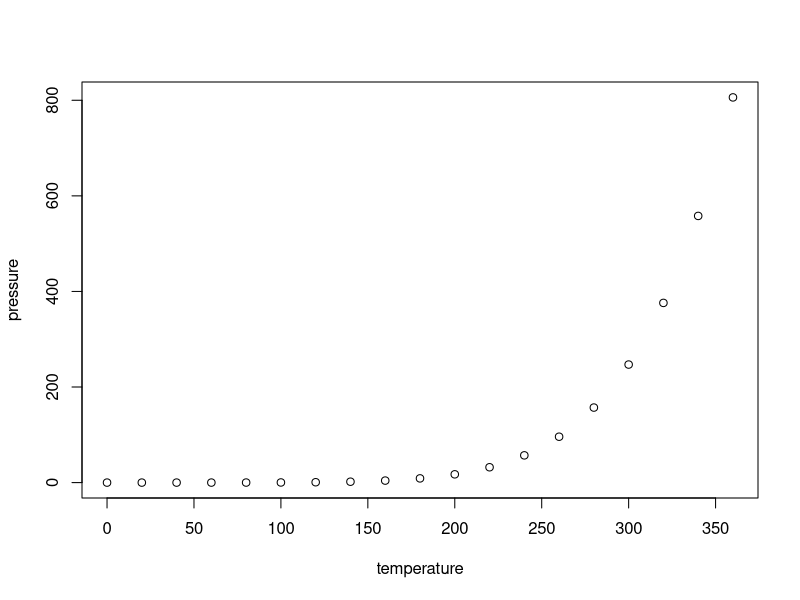
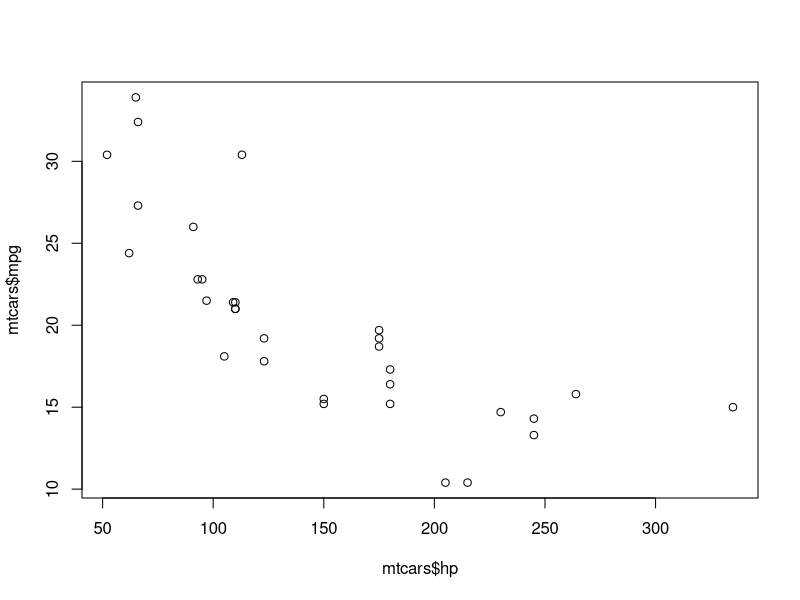
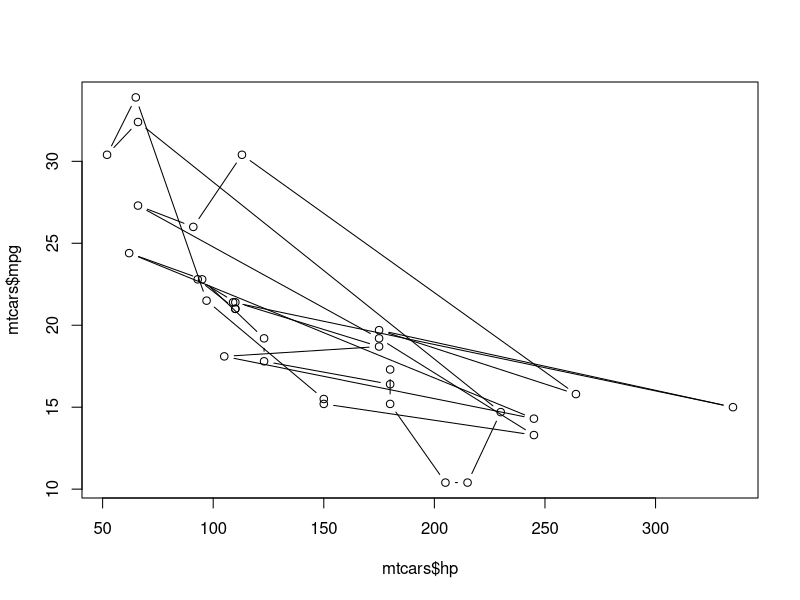
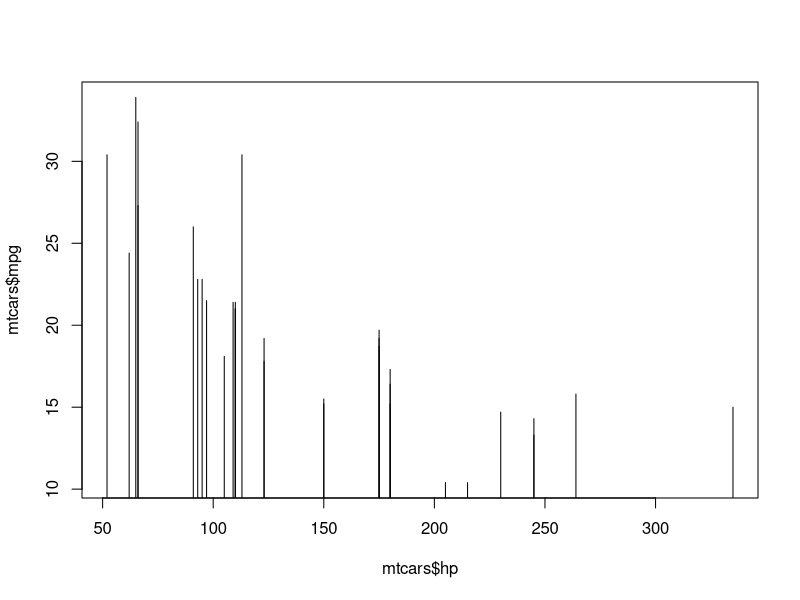
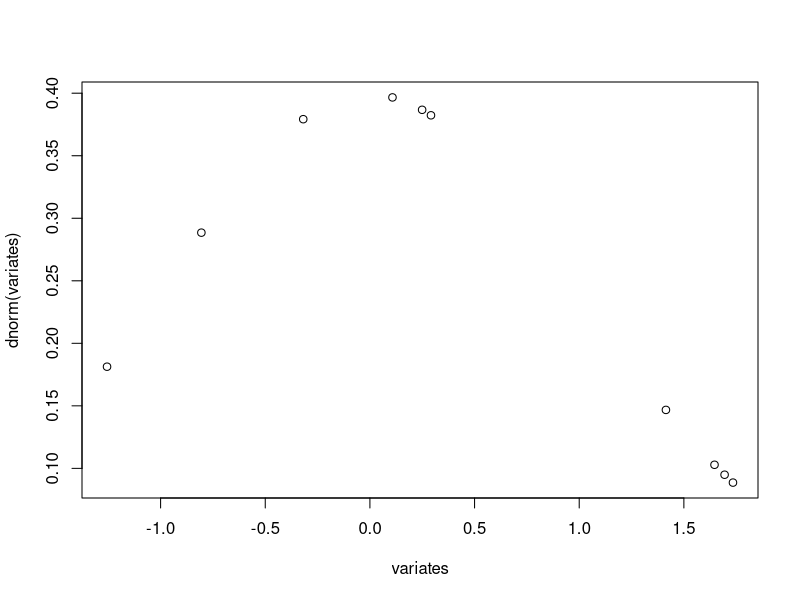
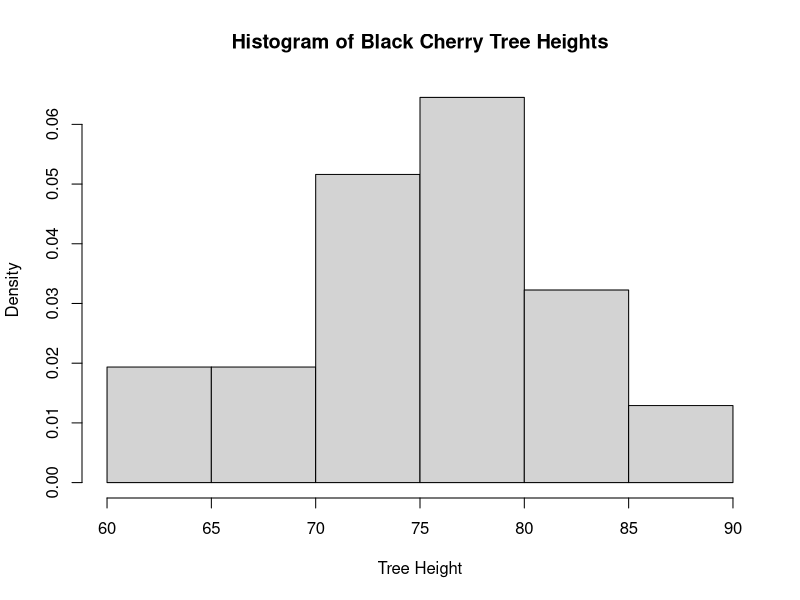
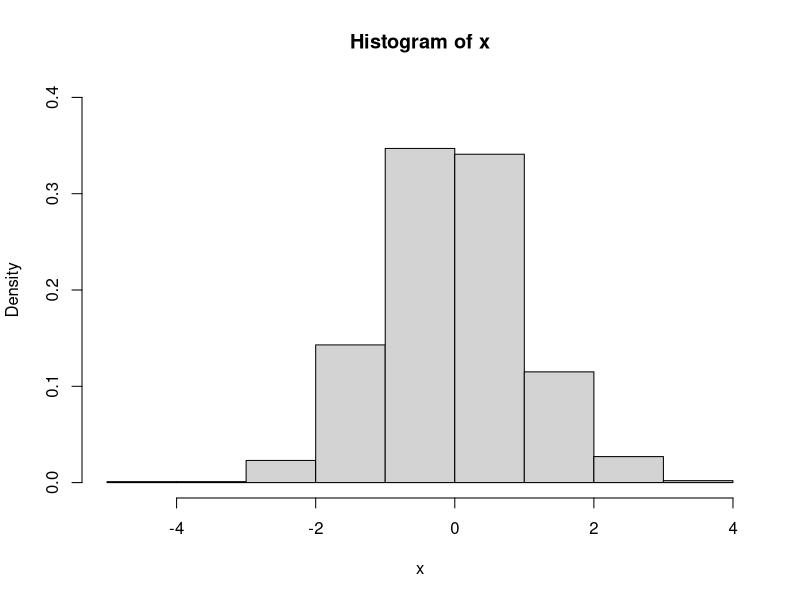
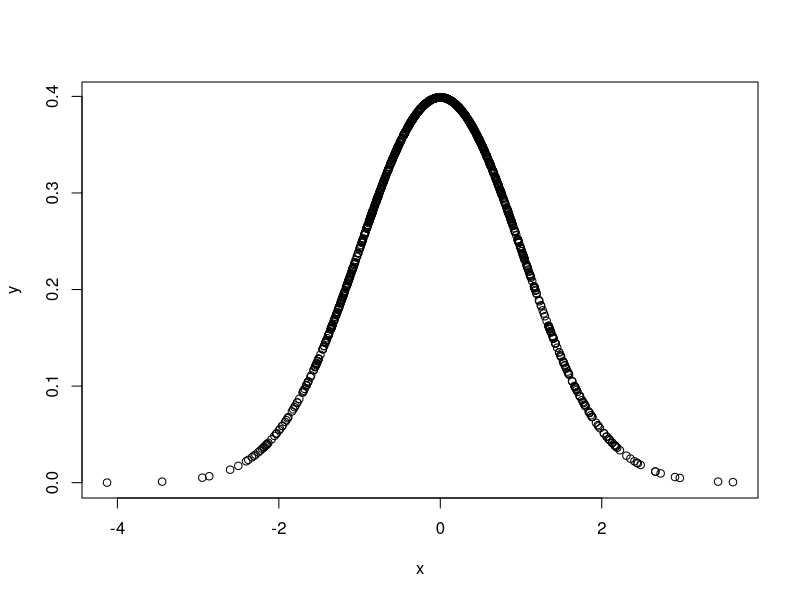

Generate these figures, in order, with R:
## ---- chunk 1
knitr::opts_chunk$set(echo = TRUE, message = FALSE)
## ---- chunk 2
print("Hello World") # comments are made using the '#' sign, same as in Python
## ---- chunk 3
5+5
5-1
5*2
4/2
4^2
#or
4**2
## ---- chunk 4
4>2
2>4
2>=2 # greater than or equal to
2==2 # exactly equal
4!=2 # not equal to
## ---- chunk 5
x <- 2
y <- 3
z <- x + y
z
## ---- chunk 6
typeof(3) # notice this will still be a double

x <- 3.0 # R recognizes to drop the 0
x
typeof(x)
y <- 3.5
y
typeof(y)
y <- as.integer(y)
y # type casting y will truncate the original value
typeof(y)
## ---- chunk 7

myName <- "Ksenia Arzumanova"
myName
is.character(myName) 
## ---- chunk 8
myList <- c(1,2,3) 
myList

anotherList <- c("a", "b", "c")
anotherList 

myList[2]
anotherList[2]
## ---- chunk 9
A = matrix(c(11, 22, 33, 44, 55, 66), nrow = 2, ncol = 3, byrow = TRUE) # filled by rows
A
B = matrix(c(11, 22, 33, 44, 55, 66), nrow = 2, ncol = 3, byrow = FALSE) # filled by columns
B
## ---- chunk 10
B[,] # the whole matrix
B[2, ] # second row, all of the columns
B[ , 1] # all rows, first column
B[2, 1] # second row, first column
## ---- chunk 11
df <- data.frame(geneIndex = c(1, 2, 3), geneID = c(92231, 2313, 5641), geneName = c("FOS1", "JUN", "BERP"))
df
## ---- chunk 12
df[1, 2]
## ---- chunk 13
df$geneID # all of the rows that belong to geneID
df$geneID[2] # second row under geneID
## ---- chunk 14
which(df$geneID == 2313) # returns the row for which the condition returns 'true'
df$geneName[df$geneID == 2313]
## ---- chunk 15
data()
## ---- chunk 16
class(cars) # here I don't use 'typeof()', because there's a hierarchy between that and 'class()' - 'typeof()' returns the data types of the elements of the object, in this case they would be of type 'list'. If we used 'class()' on doubles, it would return type 'numeric', because integers and doubles belong to the class 'numeric'

str(cars) # displays the internal structure of the object
nrow(cars) # number of rows
ncol(cars) # number of columns
head(cars, n=5) # first 5 rows
tail(cars, n=5) # last 5 rows
dimnames(cars) # names of the dimensions - first element will return a list of rownames, second will be a list of column/field names
summary(cars) # returns summary statistics, such as min, max, mean, and quartile information
## ---- chunk 17
plot(pressure)
## ---- chunk 18
dimnames(mtcars)[2] # field names
plot(mtcars$hp, mtcars$mpg) # defaults to scatter plot
plot(mtcars$hp, mtcars$mpg, type = 'b') # tries to connect lines between points (not always meaningful)
plot(mtcars$hp, mtcars$mpg, type = 'h') # histogram-like lines
## ---- chunk 19
#draw random variates from the normal distribution
variates <- rnorm(10)
variates
## ---- chunk 20
#calculate probabilities (densities) of variates
dnorm(variates)
plot(variates, dnorm(variates))
## ---- chunk 21
#cumulative density to the left of the variate

pnorm(0) # should be intuitive, because half of the normal distribution is to the left of 0 
pnorm(1.96) # 1.96 should look familiar as one of the critical values for an approximate 95% confidence interval 
pnorm(-1.96) # however these critical values are for a two-tailed test (for a significance level of 5%)
pnorm(1.96)-pnorm(-1.96)

## ---- chunk 22
#gives us the exact points at which the normal distribution has a particular cumulative density

qnorm(0.5)
qnorm(0.975)
qnorm(c(0.025, 0.975))
## ---- chunk 23
hist(trees$Height, main = "Histogram of Black Cherry Tree Heights", freq = FALSE, 
     xlab = "Tree Height") # setting `freq = FALSE` transforms the y-axis to density rather than frequency
## ---- chunk 24
x <- rnorm(1000) 
y <- dnorm(x) 
hist(x, freq = FALSE, ylim = c(0,0.4)) 
plot(x,y) # alternative representation
## ---- chunk 25
x <- rnorm(1000, mean = mean(trees$Height), sd = sd(trees$Height))
y <- dnorm(x, mean = mean(trees$Height), sd = sd(trees$Height))
hist(trees$Height, freq = FALSE)
points(x, y)
## ---- chunk 26
samples <- rnorm(100, mean = 50, sd = 5)
hist(samples, freq = FALSE)
## ---- chunk 27
pnorm(50, mean = 50, sd =5)
## ---- chunk 28
hist(rnorm(100, mean = 50, sd = 10))
hist(rnorm(100, mean = 50, sd = 100))
#with a larger SD, there is a larger range of data points/spread of the data. 
## ---- chunk 29
#calling my named samples from above
samples
#calculate probabilities (densities)
dsamples <- dnorm(samples, mean = 50, sd = 5)
## ---- chunk 30
plot(samples, dsamples)
## ---- chunk 31
psamples <- pnorm(samples, mean = 50, sd=5)
plot(samples, psamples)
abline(h=0.5, v=50)
#  A cumulative distribution function (CDF) shows the probability that a random variable will take a value less than or equal to x, which in the graphs below have units of standard deviations. Recall that standard deviations are a measure of the amount of variation in the data.
# This far-most right point of this cumulative density function has the highest probability of being less than or equal to the standard deviation, 5. 

## ---- chunk 32
#This point represents where the PDF is at it's peak, the mean of the samples, because that is the highest probability point and half of the density is to the left of that. 
